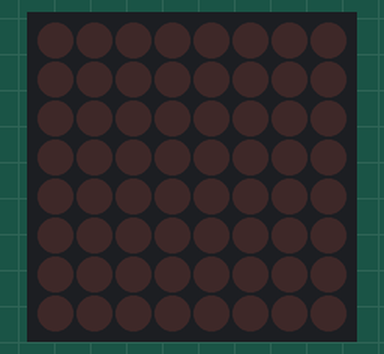
The sketch below on a simulated Arduino Uno, built with avr-gcc and run on an emulated ATmega328P. On the bench: 8×8 LED matrix.

Above: at 0.1 s.
At 1.3 s:
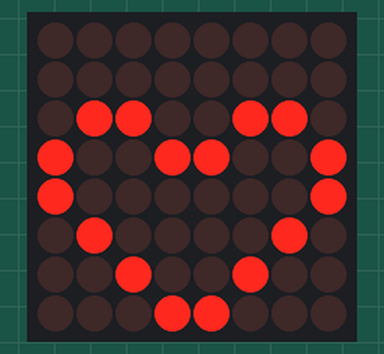
At 3.7 s:
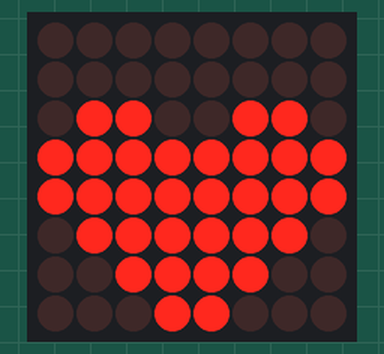

Measured:
- what the display in image 1 shows lasts 2.4 s, from 1.2 s to 3.6 s

The sketch:

AR21_heart.ino.ino
```cpp
#include "LedControlMS.h"

#define NBR_MTX 1 //number of matrices attached is one

LedControl lc=LedControl(4,3,2, NBR_MTX);//

unsigned long delayTime=1200;  // Delay between Frames

// Put values in arrays
byte invader1a[] =
{
   B00000000,  // First frame of invader #1
   B00000000,
   B01100110,
   B10011001,
   B10000001,
   B01000010,
   B00100100,
   B00011000
};

byte invader1b[] =
{
  B00000000,  // First frame of invader #1
   B00000000,
   B01100110,
   B11111111,
   B11111111,
   B01111110,
   B00111100,
   B00011000
};

byte invader2a[] =
{
  B00100100, // First frame of invader #2
  B00100100,
  B01111110,
  B11011011,
  B11111111,
  B11111111,
  B10100101,
  B00100100
};

byte invader2b[] =
{
  B00100100, // Second frame of invader #2
  B10100101,
  B11111111,
  B11011011,
  B11111111,
  B01111110,
  B00100100,
  B01000010
};

void setup()
{
  lc.shutdown(0,false);
  lc.setIntensity(0,5);
  lc.clearDisplay(0);
    // Wake up displays
//  lc.shutdown(1,false);
    // Set intensity levels
//  lc.setIntensity(1,5);
    // Clear Displays
//  lc.clearDisplay(1);
}


//  Take values in Arrays and Display them
void sinvader1a()
{
  for (int i = 0; i < 8; i++)
  {
    lc.setRow(0,i,invader1a[i]);
  }
}

void sinvader1b()
{
  for (int i = 0; i < 8; i++)
  {
    lc.setRow(0,i,invader1b[i]);
  }
}

//void sinvader2a()
//{
//  for (int i = 0; i < 8; i++)
//  {
//    lc.setRow(1,i,invader2a[i]);
//  }
//}
//
//void sinvader2b()
//{
//  for (int i = 0; i < 8; i++)
//  {
//    lc.setRow(1,i,invader2b[i]);
//  }
//}

void loop()
{
// Put #1 frame on both Display

    delay(delayTime);
    sinvader1a();
    delay(delayTime);


// Put #2 frame on both Display

    delay(delayTime);
    sinvader1b();
    delay(delayTime);

}
```
